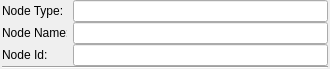
<?xml version="1.0" encoding="UTF-8"?>
<ui version="4.0">
 <class>wgNodeId</class>
 <widget class="QWidget" name="wgNodeId">
  <property name="geometry">
   <rect>
    <x>0</x>
    <y>0</y>
    <width>330</width>
    <height>69</height>
   </rect>
  </property>
  <property name="windowTitle">
   <string>Node Id</string>
  </property>
  <layout class="QGridLayout" name="glNodeId">
   <property name="leftMargin">
    <number>2</number>
   </property>
   <property name="topMargin">
    <number>0</number>
   </property>
   <property name="rightMargin">
    <number>2</number>
   </property>
   <property name="bottomMargin">
    <number>0</number>
   </property>
   <property name="spacing">
    <number>0</number>
   </property>
   <item row="0" column="0">
    <layout class="QHBoxLayout" name="hlNodeType">
     <property name="spacing">
      <number>6</number>
     </property>
     <item>
      <widget class="QLabel" name="lNodeType">
       <property name="sizePolicy">
        <sizepolicy hsizetype="Fixed" vsizetype="Fixed">
         <horstretch>0</horstretch>
         <verstretch>0</verstretch>
        </sizepolicy>
       </property>
       <property name="minimumSize">
        <size>
         <width>65</width>
         <height>0</height>
        </size>
       </property>
       <property name="maximumSize">
        <size>
         <width>65</width>
         <height>16777215</height>
        </size>
       </property>
       <property name="text">
        <string>Node Type: </string>
       </property>
      </widget>
     </item>
     <item>
      <widget class="QLineEdit" name="leNodeType">
       <property name="text">
        <string/>
       </property>
       <property name="frame">
        <bool>true</bool>
       </property>
       <property name="readOnly">
        <bool>true</bool>
       </property>
      </widget>
     </item>
    </layout>
   </item>
   <item row="1" column="0">
    <layout class="QHBoxLayout" name="hlNodeName">
     <property name="spacing">
      <number>6</number>
     </property>
     <item>
      <widget class="QLabel" name="lNodeName">
       <property name="sizePolicy">
        <sizepolicy hsizetype="Fixed" vsizetype="Fixed">
         <horstretch>0</horstretch>
         <verstretch>0</verstretch>
        </sizepolicy>
       </property>
       <property name="minimumSize">
        <size>
         <width>65</width>
         <height>0</height>
        </size>
       </property>
       <property name="maximumSize">
        <size>
         <width>65</width>
         <height>16777215</height>
        </size>
       </property>
       <property name="text">
        <string>Node Name: </string>
       </property>
      </widget>
     </item>
     <item>
      <widget class="QLineEdit" name="leNodeName">
       <property name="frame">
        <bool>true</bool>
       </property>
       <property name="readOnly">
        <bool>true</bool>
       </property>
      </widget>
     </item>
    </layout>
   </item>
   <item row="2" column="0">
    <layout class="QHBoxLayout" name="hlNodeId">
     <property name="spacing">
      <number>6</number>
     </property>
     <item>
      <widget class="QLabel" name="lNodeId">
       <property name="sizePolicy">
        <sizepolicy hsizetype="Fixed" vsizetype="Fixed">
         <horstretch>0</horstretch>
         <verstretch>0</verstretch>
        </sizepolicy>
       </property>
       <property name="minimumSize">
        <size>
         <width>65</width>
         <height>0</height>
        </size>
       </property>
       <property name="maximumSize">
        <size>
         <width>65</width>
         <height>16777215</height>
        </size>
       </property>
       <property name="text">
        <string>Node Id: </string>
       </property>
      </widget>
     </item>
     <item>
      <widget class="QLineEdit" name="leNodeId">
       <property name="frame">
        <bool>true</bool>
       </property>
       <property name="readOnly">
        <bool>true</bool>
       </property>
      </widget>
     </item>
    </layout>
   </item>
   <item row="3" column="0">
    <widget class="Line" name="line">
     <property name="orientation">
      <enum>Qt::Horizontal</enum>
     </property>
    </widget>
   </item>
  </layout>
 </widget>
 <resources/>
 <connections/>
</ui>
